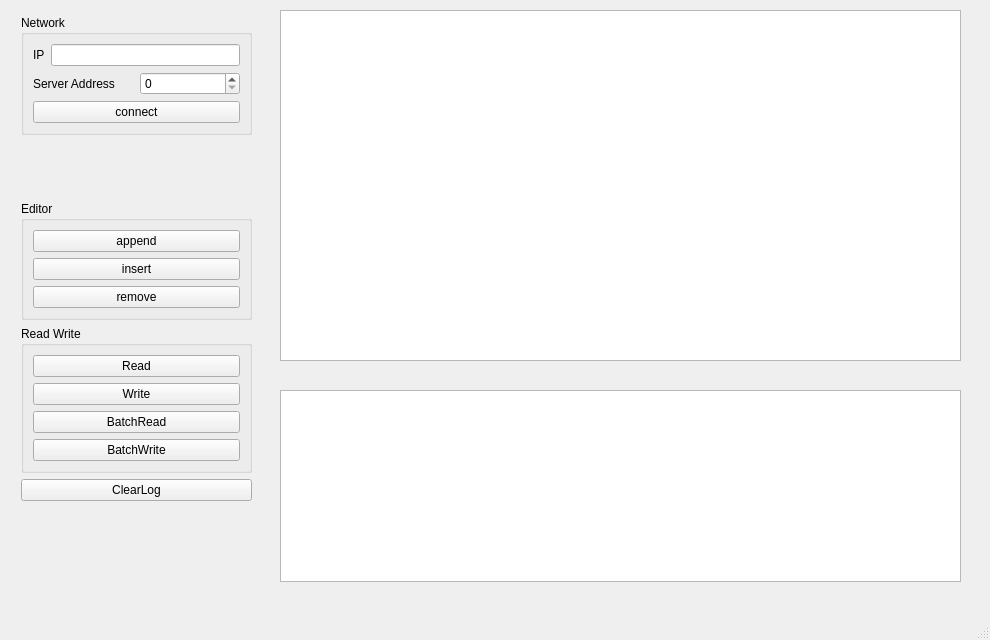
<?xml version="1.0" encoding="UTF-8"?>
<ui version="4.0">
 <class>MainWindow</class>
 <widget class="QMainWindow" name="MainWindow">
  <property name="geometry">
   <rect>
    <x>0</x>
    <y>0</y>
    <width>990</width>
    <height>640</height>
   </rect>
  </property>
  <property name="windowTitle">
   <string>MainWindow</string>
  </property>
  <widget class="QWidget" name="centralwidget">
   <widget class="QTableWidget" name="tableWidget">
    <property name="geometry">
     <rect>
      <x>280</x>
      <y>10</y>
      <width>681</width>
      <height>351</height>
     </rect>
    </property>
   </widget>
   <widget class="QTextBrowser" name="logTextBrowser">
    <property name="geometry">
     <rect>
      <x>280</x>
      <y>390</y>
      <width>681</width>
      <height>192</height>
     </rect>
    </property>
   </widget>
   <widget class="QWidget" name="layoutWidget">
    <property name="geometry">
     <rect>
      <x>21</x>
      <y>15</y>
      <width>231</width>
      <height>561</height>
     </rect>
    </property>
    <layout class="QVBoxLayout" name="verticalLayout_4">
     <item>
      <widget class="QGroupBox" name="networkGroupBox">
       <property name="title">
        <string>Network</string>
       </property>
       <layout class="QVBoxLayout" name="verticalLayout_3">
        <item>
         <layout class="QHBoxLayout" name="horizontalLayout">
          <item>
           <widget class="QLabel" name="label">
            <property name="text">
             <string>IP</string>
            </property>
           </widget>
          </item>
          <item>
           <widget class="QLineEdit" name="ipLineEdit">
            <property name="layoutDirection">
             <enum>Qt::LeftToRight</enum>
            </property>
            <property name="alignment">
             <set>Qt::AlignRight|Qt::AlignTrailing|Qt::AlignVCenter</set>
            </property>
           </widget>
          </item>
         </layout>
        </item>
        <item>
         <layout class="QHBoxLayout" name="horizontalLayout_2">
          <item>
           <widget class="QLabel" name="label_3">
            <property name="text">
             <string>Server Address</string>
            </property>
           </widget>
          </item>
          <item>
           <widget class="QSpinBox" name="slaveSpinBox">
            <property name="maximum">
             <number>10</number>
            </property>
           </widget>
          </item>
         </layout>
        </item>
        <item>
         <widget class="QPushButton" name="connectPushButton">
          <property name="text">
           <string>connect</string>
          </property>
         </widget>
        </item>
       </layout>
      </widget>
     </item>
     <item>
      <spacer name="verticalSpacer">
       <property name="orientation">
        <enum>Qt::Vertical</enum>
       </property>
       <property name="sizeType">
        <enum>QSizePolicy::Fixed</enum>
       </property>
       <property name="sizeHint" stdset="0">
        <size>
         <width>20</width>
         <height>60</height>
        </size>
       </property>
      </spacer>
     </item>
     <item>
      <widget class="QGroupBox" name="editGroupBox">
       <property name="title">
        <string>Editor</string>
       </property>
       <layout class="QVBoxLayout" name="verticalLayout_2">
        <item>
         <widget class="QPushButton" name="appendPushButton">
          <property name="text">
           <string>append</string>
          </property>
         </widget>
        </item>
        <item>
         <widget class="QPushButton" name="insertPushButton">
          <property name="text">
           <string>insert</string>
          </property>
         </widget>
        </item>
        <item>
         <widget class="QPushButton" name="removePushButton">
          <property name="text">
           <string>remove</string>
          </property>
         </widget>
        </item>
       </layout>
      </widget>
     </item>
     <item>
      <widget class="QGroupBox" name="readWriteGroupBox">
       <property name="title">
        <string>Read Write</string>
       </property>
       <layout class="QVBoxLayout" name="verticalLayout">
        <item>
         <widget class="QPushButton" name="readPushButton">
          <property name="text">
           <string>Read</string>
          </property>
         </widget>
        </item>
        <item>
         <widget class="QPushButton" name="writePushButton">
          <property name="text">
           <string>Write</string>
          </property>
         </widget>
        </item>
        <item>
         <widget class="QPushButton" name="batchReadPushButton">
          <property name="text">
           <string>BatchRead</string>
          </property>
         </widget>
        </item>
        <item>
         <widget class="QPushButton" name="batchWritePushButton">
          <property name="text">
           <string>BatchWrite</string>
          </property>
         </widget>
        </item>
       </layout>
      </widget>
     </item>
     <item>
      <widget class="QPushButton" name="clearLogPushButton">
       <property name="text">
        <string>ClearLog</string>
       </property>
      </widget>
     </item>
     <item>
      <spacer name="verticalSpacer_2">
       <property name="orientation">
        <enum>Qt::Vertical</enum>
       </property>
       <property name="sizeHint" stdset="0">
        <size>
         <width>20</width>
         <height>40</height>
        </size>
       </property>
      </spacer>
     </item>
    </layout>
   </widget>
  </widget>
  <widget class="QMenuBar" name="menubar">
   <property name="geometry">
    <rect>
     <x>0</x>
     <y>0</y>
     <width>990</width>
     <height>22</height>
    </rect>
   </property>
  </widget>
  <widget class="QStatusBar" name="statusbar"/>
 </widget>
 <resources/>
 <connections/>
</ui>
